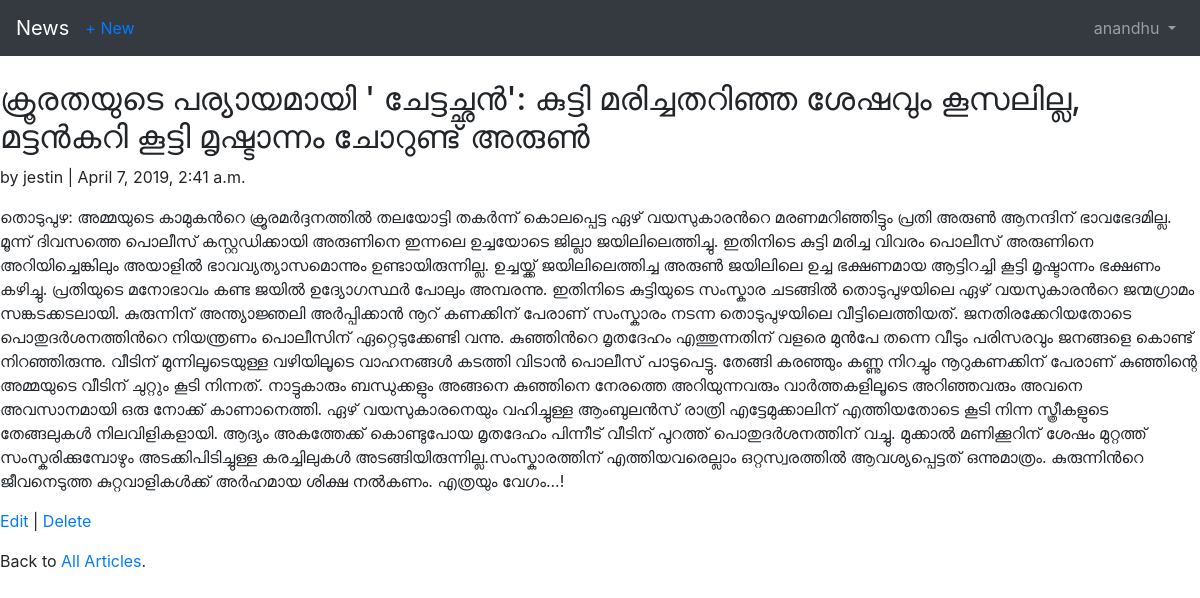
The page /articles/7/ (signed in) on the database its author committed.
### users/models.py (models this page shows)
class CustomUser(AbstractUser):
    age = models.PositiveIntegerField(null=True, blank=True)

### articles/models.py (models this page shows, shortened)
class Article(models.Model):
    title = models.CharField(max_length=255)
    body = models.TextField()
    date = models.DateTimeField(auto_now_add=True)
    author = models.ForeignKey(get_user_model(), on_delete=models.CASCADE, )

### articles/views.py (the view)
# urls.py: path('<int:pk>/', ArticleDetailView.as_view(), name='article_detail'),
class ArticleDetailView(LoginRequiredMixin, DetailView):
    model = Article
    template_name = 'article_detail.html'
    login_url = 'login'

### templates/article_detail.html
{% extends 'base.html' %}
{% block content %}
    <div class="article-entry">
        <h2>
            {{ object.title }}
        </h2>
        <p>by {{ object.author }} | {{ object.date }}</p>
        <p>{{ object.body }}</p>
    </div>
    <p><a href="{% url 'article_edit' article.pk %}">Edit</a> | <a
            href="{% url 'article_delete' article.pk %}">Delete</a></p>
    <p>Back to <a href="{% url 'article_list' %}">All Articles</a>.</p>
{% endblock content %}

### templates/base.html (shortened to what this page needs)
<!DOCTYPE html>
<html>
<head>
</head>
<body>
<nav class="navbar navbar-expand-md navbar-dark bg-dark mb-4">
    <a class="navbar-brand" href="{% url 'home' %}">News</a>
    {% if user.is_authenticated %}
        <ul class="navbar-nav mr-auto">
            <li class="nav-item"><a href="{% url 'article_new' %}">+ New</a></li>
        </ul>
    {% endif %}
    <div class="collapse navbar-collapse"
         id="navbarCollapse">
        {% if user.is_authenticated %}
            <ul class="navbar-nav ml-auto">
                <li class="nav-item">
                    <a class="nav-link dropdown-toggle"
                       href="#" id="userMenu"
                       data-toggle="dropdown"
                       aria-haspopup="true"
                       aria-expanded="false">
                        {{ user.username }}
                    </a>
                </li>
            </ul>
        {% else %}
            <form class="form-inline ml-auto">
                <a href="{% url 'login' %}" class="btn btn-outline-secondary" style="background-color: lime"> Log In</a>
                <a href="{% url 'signup' %}" class="btn btn-primary ml-2">Sign up</a>
            </form>
        {% endif %}
    </div>
</nav>
<main>
    {% block content %}
    {% endblock content %}
</main>
</body>
</html>
<!doctype html>
<html lang="en">
<head>
    <link rel="stylesheet"
          href="https://stackpath.bootstrapcdn.com/bootstrap/4.1.3/css/bootstrap.min.css"
>
</head>
<body>
</body>
</html>
<!doctype html>
<html lang="en">
<head>
    <link rel="stylesheet"
          href="https://stackpath.bootstrapcdn.com/bootstrap/4.1.3/css/bootstrap.min.css"
>
</head>
<body>
</body>
</html>

### rows shown on the page
CustomUser: username "anandhu"
Article: title "ക്രൂരതയുടെ പര്യായമായി ' ചേട്ടച്ഛന്‍': കുട്ടി മരിച്ചതറിഞ്ഞ ശേഷവും കൂസലില്ല, മട്ടന്‍കറി കൂട്ടി മൃഷ്ടാന്നം ചോറുണ്ട് അരുണ്‍", author "jestin", date "April 7, 2019, 2:41 a.m.", body "തൊടുപുഴ: അമ്മയുടെ കാമുകന്‍റെ ക്രൂരമര്‍ദ്ദനത്തില്‍ തലയോട്ടി തകര്‍ന്ന് കൊലപ്പെട്ട ഏഴ് വയസുകാരന്‍റെ മരണമറിഞ്ഞിട്ടും പ്രതി അരുണ്‍ ആനന്ദിന് ഭാവഭേദമില്ല. മൂന്ന് ദിവസത്തെ പൊലീസ് കസ്റ്റഡിക്കായി അരുണിനെ ഇന്നലെ ഉച്ചയോടെ ജില്ലാ ജയിലിലെത്തിച്ചു. ഇതിനിടെ കുട്ടി മരിച്ച വിവരം പൊലീസ് അരുണിനെ അറിയിച്ചെങ്കിലും അയാളില്‍ ഭാവവ്യത്യാസമൊന്നും ഉണ്ടായിരുന്നില്ല. ഉച്ചയ്ക്ക് ജയിലിലെത്തിച്ച അരുണ്‍ ജയിലിലെ ഉച്ച ഭക്ഷണമായ ആട്ടിറച്ചി കൂട്ടി മൃഷ്ടാന്നം ഭക്ഷണം കഴിച്ചു. പ്രതിയുടെ മനോഭാവം കണ്ട ജയില്‍ ഉദ്യോഗസ്ഥര്‍ പോലും അമ്പരന്നു. ഇതിനിടെ കുട്ടിയുടെ സംസ്കാര ചടങ്ങില്‍ തൊടുപുഴയിലെ ഏഴ് വയസുകാരന്‍റെ ജന്മഗ്രാമം സങ്കടക്കടലായി. കുരുന്നിന് അന്ത്യാജ്ഞലി അര്‍പ്പിക്കാന്‍ നൂറ് കണക്കിന് പേരാണ് സംസ്കാരം നടന്ന തൊടുപുഴയിലെ…"
